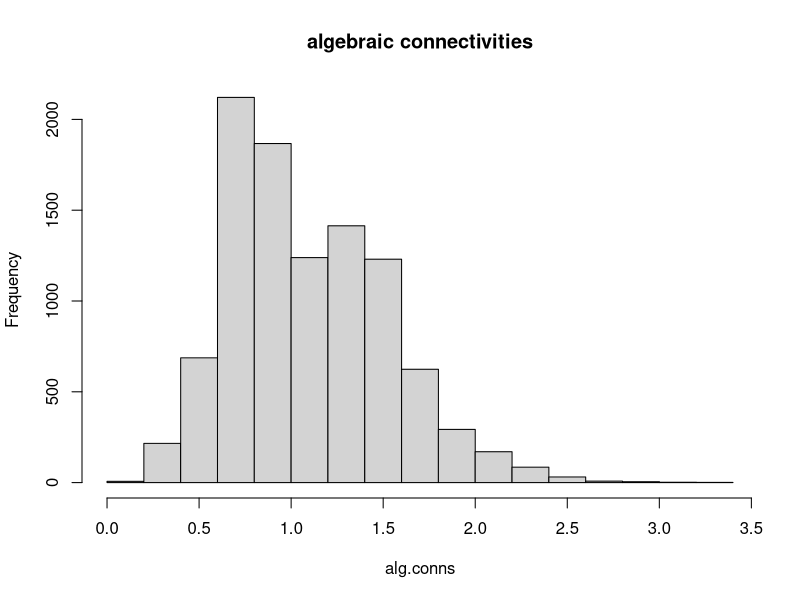
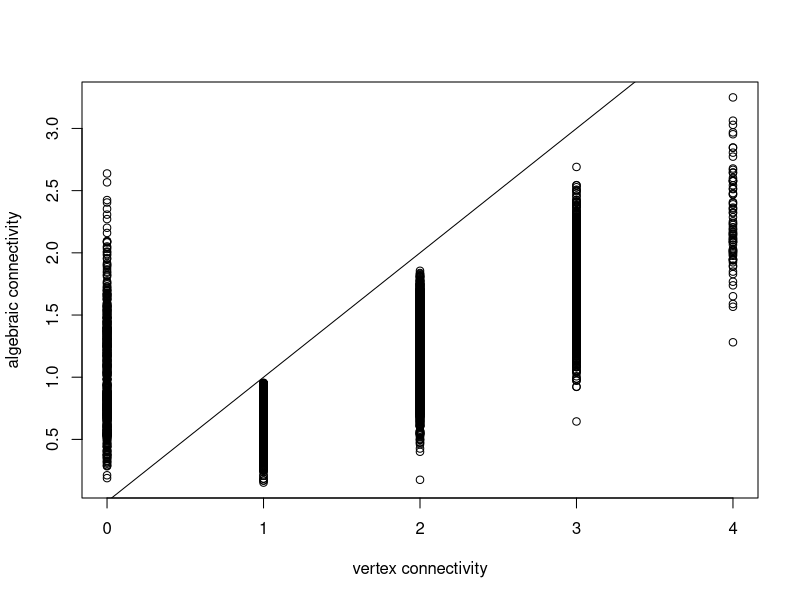

Write the R code that produced these figures, in order.

# Search for a random graph that has a duplicate eigenvalue for its algebraic
# connectivity.

library(igraph)

set.seed(1234)

# Given a matrix (presumably the Laplacian of some graph), return its
# algebraic connectivity and the multiplicity of its algebraic connectivity.
TOLERANCE <- 1e-10
alg.conn <- function(laplacian) {
    evals <- round(eigen(laplacian)$values, -log10(TOLERANCE))
    alg.conn.eval <- rev(unique(evals))[2]
    return(list(eval=alg.conn.eval,
        multiplicity=sum(evals == alg.conn.eval)))
}

generate.random.graph <- function() erdos.renyi.game(20, .25)

LIMIT <- 1e4
alg.conns <- vector(length=LIMIT)
vertex.conns <- vector(length=LIMIT)
ctr <- 0
g <- generate.random.graph()
alg.conn.g <- alg.conn(laplacian_matrix(g))
while (alg.conn.g$multiplicity == 1  &&  ctr < LIMIT) {

    ctr <- ctr + 1
    if (ctr %% 100 == 0) {
        cat("Tried", ctr,"graphs...\n")
    }

    g <- generate.random.graph()
    alg.conn.g <- alg.conn(laplacian_matrix(g))

    # Just for interest...
    alg.conns[ctr] <- alg.conn.g$eval
    vertex.conns[ctr] <- vertex.connectivity(g)
}

if (alg.conn.g$multiplicity > 1) {
    cat("FOUND ONE!\n")
    plot(g, 
        main=bquote(lambda[2]==.(round(alg.conn.g$eval,5)) ~ "of multiplicity"
        ~ .(round(alg.conn.g$multiplicity))))
    print(g)
    readline()
}

hist(alg.conns, breaks=20, main="algebraic connectivities")
readline()
plot(vertex.conns, alg.conns, xlab="vertex connectivity",
    ylab="algebraic connectivity")
abline(0,1)
